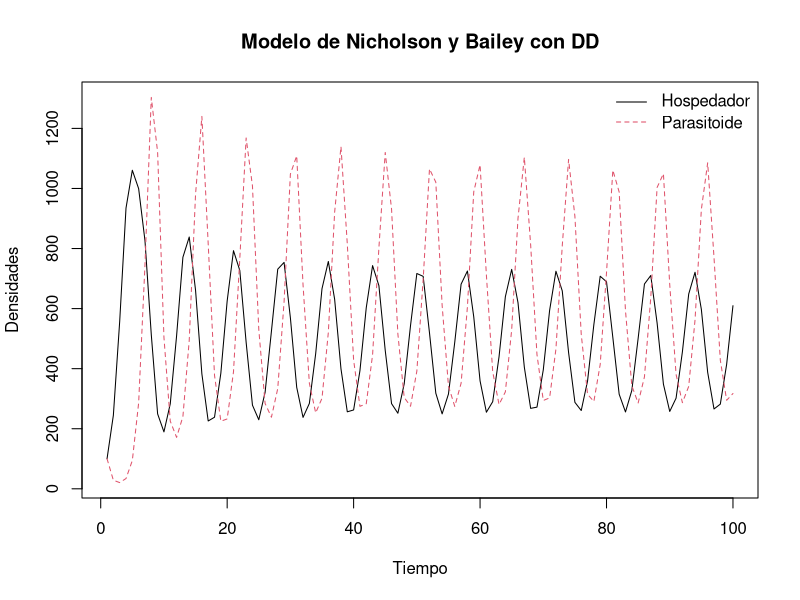
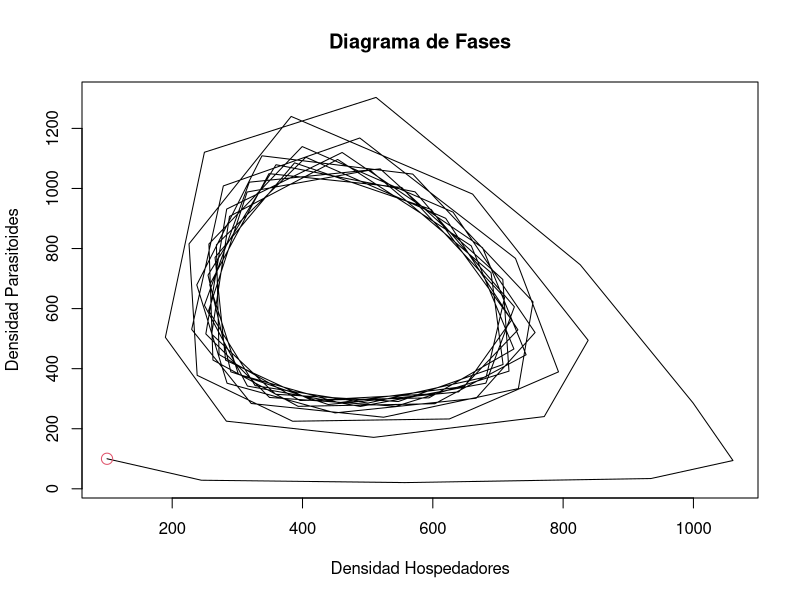

R code for these plots, in order:

#     Modelo de hospedador y parasitoide  
#          de Nicholson y Bailey con 
#         denso-dependencia en la presa

# De acuerdo a la modificación propuesta 
# por Beddington, Free y Lawton (1975) 

# Parámetros:
R <- 1.1; a <- 0.001; c<-3; K<-1000 
# Se asignan valores a los parámetros 
# del modelo. Probar también los 
# siguientes valores: 
# R <- 1.1; a <- 0.001; c<-3; K<-750

# Tiempo:
tiempo <- 100 # Número de iteraciones a realizar.

# Densidades iniciales:
P0 <- 100 # Densidad inicial de los parasitoides. 
H0 <- 100 # Densidad inicial de los hospedadores. 

# Matriz de resultados:
HPs <- matrix(NA, nrow = tiempo, ncol = 2) 
# Matriz en la cual se guardan los resultados.

HPs[1, ] <- c(H0, P0) # Densidades iniciales

# Modelo:
for (t in 1:(tiempo - 1)) HPs[t + 1, ] <- {
  
  H <- R * HPs[t, 1] * exp(1- (HPs[t, 1]/K) -a * HPs[t, 2])
  P <- c*HPs[t, 1] * (1 - exp(-a * HPs[t, 2]))
  
  c(H, P)
  
} # Este ciclo For implementa el modelo de hospedador
#  y parasitoide de Nicholson-Bailey con denso 
# dependencia en el hospedador. 


# Gráfica de la serie de tiempo:
matplot(1:tiempo, HPs, 
        type = "l", 
        col = 1:2, 
        ylab = "Densidades", 
        xlab = "Tiempo", 
        main="Modelo de Nicholson y Bailey con DD")
# Se grafican los resultados.

legend("topright", c(expression("Hospedador"), 
                     expression("Parasitoide")), 
       lty = 1:2, bty = "n", col=1:2) 
# Se agrega una leyenda que identifica las curvas.


# Diagrama de fases:

plot(HPs [, 1], HPs [, 2], 
     type = "l", 
     ylab = "Densidad Parasitoides", 
     xlab = "Densidad Hospedadores", 
     main="Diagrama de Fases", col=1) 
# Se grafica un diagrama de fases de 
# Parasitoides contra Hospedadores.

points(H0, P0, cex = 1.5, col = 2)


# Beddington, J.R. Free, C.A. Lawton, J.H. 1975. 
# Dynamic and complexity in predator-prey models 
# framed in difference equations. Nature, 
# 255: 58-60

